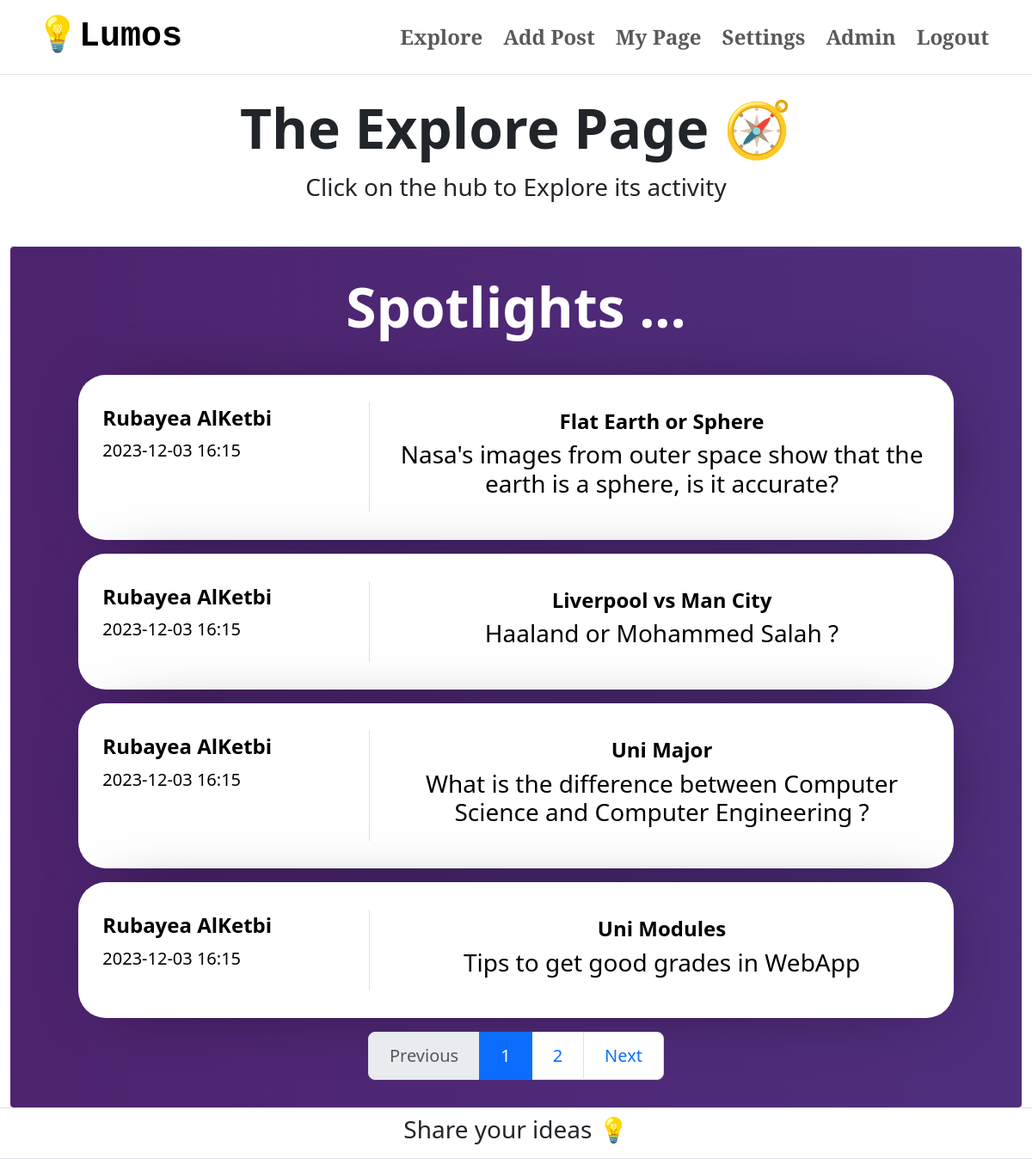
The page /explore (signed in) on the database as committed earlier.
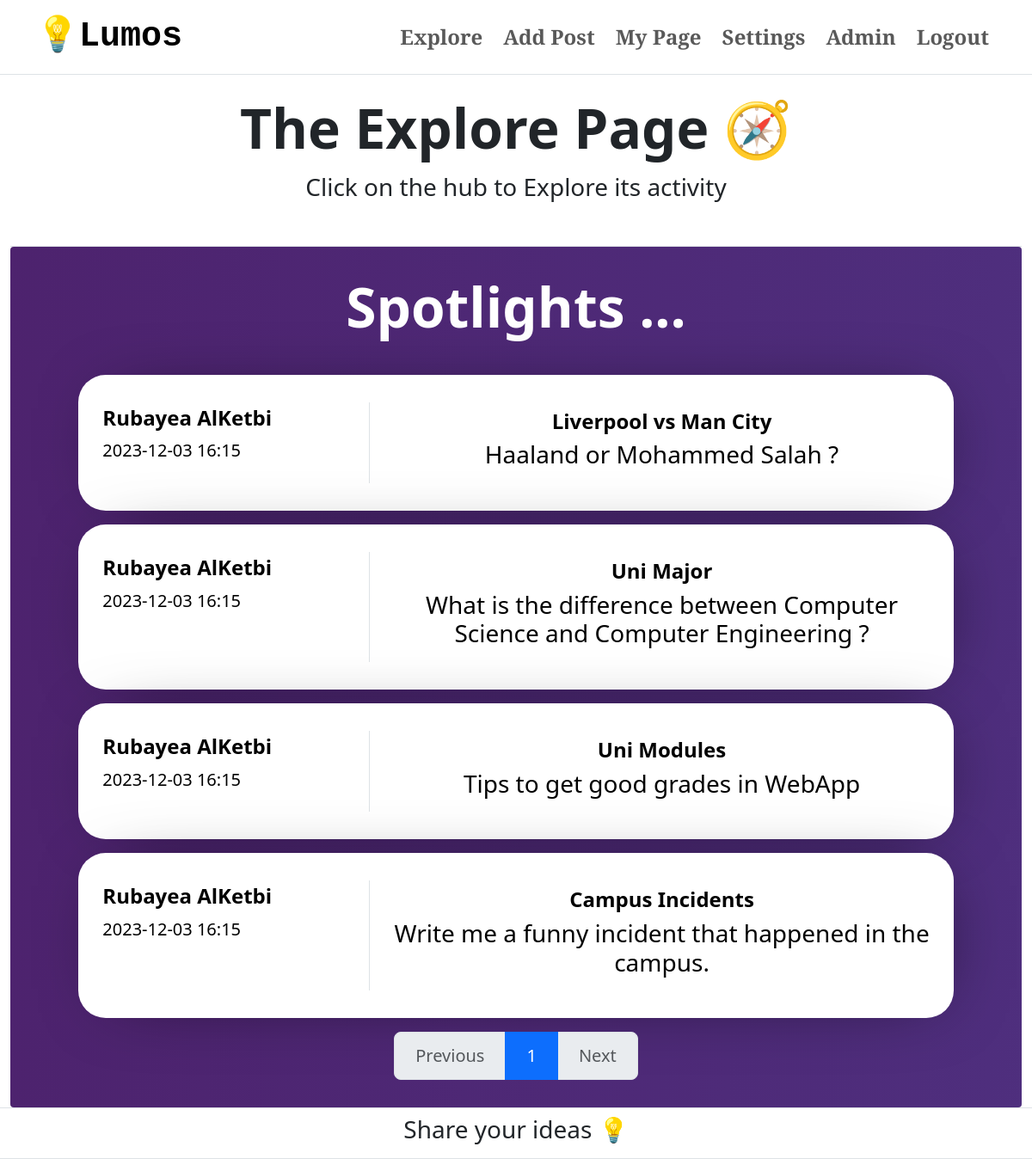
The same page on the database as committed later.
### app/models.py (models this page shows, shortened)
class User(db.Model, UserMixin):
    id = db.Column(db.Integer, primary_key=True)
    name = db.Column(db.String(100), nullable=False)
    email = db.Column(db.String(100), unique=True, nullable=False)
    passwordHashed = db.Column(db.String(100), nullable=False)
    username = db.Column(db.String(20), unique=True, nullable=False)
    biography = db.Column(db.Text, nullable=True)
    avatar = db.Column(db.String(), nullable=True)
    posts = db.relationship('Post', backref='user', lazy=True)
    @property
    def password(self):
        raise AttributeError('password: write-only field , not readable')

class Post(db.Model):
    id = db.Column(db.Integer, primary_key=True)
    title = db.Column(db.String(100), nullable=False)
    caption = db.Column(db.Text, nullable=False)
    publish_date = db.Column(db.DateTime, default=datetime.utcnow())
    author_id = db.Column(db.Integer, db.ForeignKey('user.id'), nullable=False)
    tags = db.relationship('Tag', secondary='post_tag', backref=db.backref('posts', lazy='dynamic'))

### app/views.py (the view)
@app.route('/explore', methods=['GET', 'POST'])
@login_required
def explore():
    userCache = {}
    page = request.args.get('page', 1, type=int)
    posts = Post.query.order_by(Post.publish_date.desc()).paginate(page=page, per_page=4)
    for post in posts.items:
        if post.author_id in userCache:
            authorName = userCache[post.author_id]
        else:
            author = User.query.filter_by(id=post.author_id).first()
            userCache[post.author_id] = author.name
    return render_template("explore.html", posts = posts.items , userCache = userCache, paginationPost = posts)

### app/views.py (called while the page is built)
@login_manager.user_loader
def load_user(id):
    return User.query.get(int(id))

### app/templates/explore.html (shortened to what this page needs)
{%extends "home.html"%}
{%block content%}
    <div class="container-fluid border-top h-full">
        <div class="container-fluid border-bottom">
            <div class="row">
                <h1 class="display-3  fw-bold pt-4 p-6 text-center">The Explore Page 🧭</h1>
            </div>
            <div class="row pb-3 mb-3">
                <p class="fs-3 fw-light text-center">Click on the hub to Explore its activity</p>
            </div>
        </div>
        <div class="container-fluid rounded-1 border-left movingGrade d-grid", style="width:100%; padding:1rem;">
            <h1 class="display-3 fw-bold p-3 m-6 text-center text-white">Spotlights ...</h1>
            <div class="row d-flex justify-content-center align-items-center p-3 gap-3">
                {% for post in posts %}
                <div class="col-md-11 growContainer">
                    <a href="{{ url_for('post', post_id=post.id) }}" style="text-decoration:none; color:black;">
                    <div class="container normalContainer" id="{{ post.id }}">
                        <div class="row">
                            <div class="col-md-4 border-end">
                                <h4 class="fw-bold px-3 py-1">{{ userCache[post.author_id] }}</h4>
                                <h5 class="fw-light px-3">{{ post.publish_date.strftime('%Y-%m-%d %H:%M') }}</h5>
                            </div>
                            <div class="col-md-8 py-2">
                                <h4 class="fw-bold text-center">{{ post.title }}</h4>
                                <h3 class="fw-light text-center">{{ post.caption }}</h3>
                            </div>
                        </div>
                    </div>
                </a>
                </div>
                {% endfor %}
            </div>
            <nav aria-label="Page navigation py-3">
                <ul class="pagination justify-content-center pagination-lg">
                    <li class="page-item {% if not paginationPost.has_prev %}disabled{% endif %}">
                        <a class="page-link" href="{% if paginationPost.has_prev %}{{ url_for('explore', page=paginationPost.prev_num) }}{% else %}#{% endif %}">Previous</a>
                    </li>
                    {% for page_num in paginationPost.iter_pages() %}
                        {% if paginationPost.page == page_num %}
                            <li class="page-item active"><span class="page-link">{{ page_num }}</span></li>
                        {% else %}
                            <li class="page-item"><a href="{{ url_for('explore', page=page_num) }}" class="page-link">{{ page_num }}</a></li>
                        {% endif %}
                    {% endfor %}
                    <li class="page-item {% if not paginationPost.has_next %}disabled{% endif %}">
                        <a class="page-link" href="{% if paginationPost.has_next %}{{ url_for('explore', page=paginationPost.next_num) }}{% else %}#{% endif %}">Next</a>
                    </li>
                </ul>
            </nav>
        </div>
    </div>
    <nav class="navbar border-top border-bottom">
        <div class="d-flex justify-content-center align-items-center w-100">
            <h3 class="fw-light"> Share your ideas 💡</h3>
        </div>
    </nav>
{%endblock content%}

### app/templates/home.html (shortened to what this page needs)
<!DOCTYPE html>
<html lang="en">
<head>
    <link rel="stylesheet" href="{{ url_for('static', filename='CSS/style.css') }}">
    <link href="https://cdn.jsdelivr.net/npm/bootstrap@5.3.2/dist/css/bootstrap.min.css"
      rel="stylesheet"
>
      <link href="https://cdnjs.cloudflare.com/ajax/libs/font-awesome/6.1.1/css/all.min.css" rel="stylesheet">
      <link rel="stylesheet" type="text.css" href="//cdnjs.cloudflare.com/ajax/libs/cookieconsent2/3.1.0/cookieconsent.min.css" />
</head>
<body>
  <div class="container-fluid">
    <nav class="navbar navbar-expand-lg" data-bs-theme="light">
        <div class="container">
          <a class="navbar-brand navTitle fs-1 fw-bold" href="{{url_for("home")}}">💡Lumos</a>
          <div class="collapse navbar-collapse" id="navbarNavDropdown">
            <ul class="navbar-nav ms-auto d-flex gap-2 fs-4 fw-bold">
            {% if current_user.is_authenticated %}
              <li class="nav-item">
                <a class="nav-link title" href="{{url_for("explore")}}">Explore</a>
              </li>
              <li class="nav-item">
                <a class="nav-link title" href="{{url_for("add_post")}}">Add Post</a>
              </li>
              <li class="nav-item">
                <a class="nav-link title" href="{{url_for("my_page")}}">My Page</a>
              </li>
              <li class="nav-item">
                <a class="nav-link title" href="{{url_for("userDash")}}">Settings</a>
              </li>
              {%if current_user.id == 1%}
              <li class="nav-item fs-4 ">
                <a class="nav-link title "href="{{url_for("admin")}}">Admin</a>
              </li>
              {%endif%}
              <li class="nav-item fs-4 ">
                <a class="nav-link title "href="{{url_for("logout")}}">Logout</a>
              </li>
            {% endif %}
            </ul>
          </div>
        </div>
      </nav>
  </div>
  {% block content %}
  {% endblock%}
</body>
</html>

### app/static/CSS/style.css (style rules this page uses)
:root { --black: #020100ff; --lapis-lazuli: #235789ff; --school-bus-yellow: #f1d302ff; --fire-engine-red: #c1292eff; --baby-powder: #fdfffcff; }
.navTitle { font-family: 'Courier New', Courier, monospace; font-size: large; text-size-adjust: 100%; }
.title { font-family: 'Josefin Slab', serif; }
.h-full { min-height: 100vh; }
.normalContainer { display: inline-flexbox; justify-content: center; align-items: center; margin: auto; padding: 2rem; border-radius: 2rem; background-color: white; max-width: 100%; max-height: 60%; -webkit-box-shadow: 9px 2px 83px -36px rgba(0,0,0,0.73); -moz-box-shadow: 9px 2px 83px -36px rgba(0,0,0,0.73); box-shadow: 9px 2px 83px -36px rgba(0,0,0,0.73); }
.movingGrade { display: flex; justify-content: center; align-items: center; width: 100%; height: 100%; background-image: linear-gradient( 90.6deg, rgba(77,34,109,1) -1%, rgba(90,142,253,1) 153.1% ); background-size: 600% 600%; animation: animateBackground 10s infinite linear; }
.growContainer { transition: transform .2s ease-in-out; }

Rows that differ between the two databases and show on the page:
removed Post: {{ userCache[post.author_id] }} "Rubayea AlKetbi", publish_date "2023-12-03 16:15", title "Flat Earth or Sphere", caption "Nasa's images from outer space show that the earth is a sphere, is it accurate?"
now on this page (row unchanged): Post: {{ userCache[post.author_id] }} "Rubayea AlKetbi", publish_date "2023-12-03 16:15", title "Campus Incidents", caption "Write me a funny incident that happened in the campus."
Other text that changed with them:
list line gone: "2"
